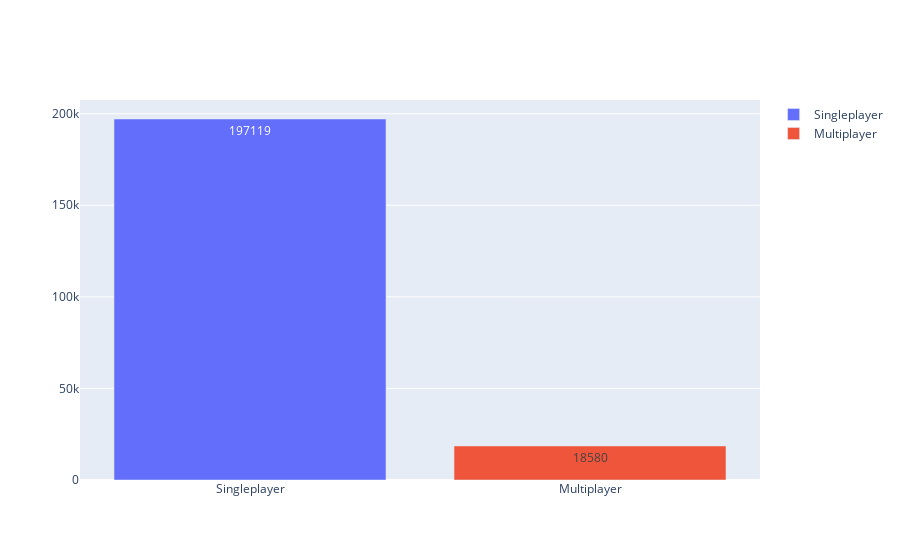

The notebook cell this image was saved under:
### Code cell
%matplotlib inline
import json
import numpy as np
import plotly.graph_objects as go
import cv2
from plotly.subplots import make_subplots
from IPython.display import Image

# Load data first

multiplayer_countries_map = json.load(open('../02_listing/countries_map'))
singleplayer_pre_mapping_countries_map = json.load(open('../03_mapping/pre_mapping_countries_map'))
image_to_country_map = json.load(open('../04_data_cleaning/image_to_country_map'))
variance_map = json.load(open('../04_data_cleaning/variance_map'))

# Combine image_to_country_map and variance_map (they have the same keys, but different kinds of values)
# into a single dictionary, where the values are tuples of the form (country, variance)
image_to_country_variance_map = {}
for key in image_to_country_map:
    image_to_country_variance_map[key] = (image_to_country_map[key], variance_map[key])
    
# Combine the two countries maps into a single dictionary, where the values are tuples of the form (multiplayer_country, singleplayer_country)
countries_map = {}
for key in set([*multiplayer_countries_map.keys(), *singleplayer_pre_mapping_countries_map.keys()]):
    countries_map[key] = (multiplayer_countries_map.get(key, np.nan), singleplayer_pre_mapping_countries_map.get(key, np.nan))
    
# Print number of singleplayer games and number of multiplayer games by summing all the values in the countries_map
singleplayer_games = sum(singleplayer_pre_mapping_countries_map.values())
multiplayer_games = sum(multiplayer_countries_map.values())

# Display in a fancy plotly plot (not a table but a bar chart with nice big labels of the final values
fig = go.Figure(data=[
    go.Bar(name='Singleplayer', x=['Singleplayer'], y=[singleplayer_games], text=[singleplayer_games], textposition='auto'),
    go.Bar(name='Multiplayer', x=['Multiplayer'], y=[multiplayer_games], text=[multiplayer_games], textposition='auto')
])

# Display the plot
fig.show()

### Figure 1 — Plotly figure (JSON) as saved in the notebook; plotly's stock layout.template omitted (floating-point values rounded to 4 significant figures)
{"data": [{"name": "Singleplayer", "text": ["197119"], "textposition": "auto", "type": "bar", "x": ["Singleplayer"], "y": [197119]}, {"name": "Multiplayer", "text": ["18580"], "textposition": "auto", "type": "bar", "x": ["Multiplayer"], "y": [18580]}], "layout": {}}
